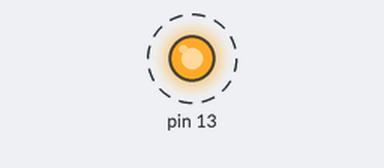
This sketch was run on a simulated Arduino Uno, built with avr-gcc and run on an emulated ATmega328P. On the bench: output pins drawn as LEDs (lit = HIGH). Dashed ring = blinking.

Above: at 11.2 s.
Timing chart, 0 to 14.0 s (numbered marks = the images above):
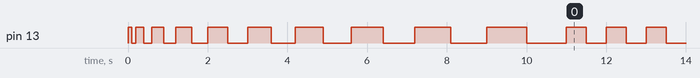

Measured:
- by itself, pin 13: HIGH → LOW at 0.10 s, → HIGH 0.10 s later, → LOW 0.20 s later, → HIGH 0.20 s later, … (257 changes in this stretch)

The sketch:

UnoBlinkLed.ino
```cpp
void setup() {
  // put your setup code here, to run once:
  pinMode(13, OUTPUT);

  for(int Repeat = 0; Repeat<10; ++Repeat)
  {
    digitalWrite(13, HIGH);
    delay(100*(1+Repeat));
    digitalWrite(13, LOW);
    delay(100*(1+Repeat));
  }
}

void loop() {
  // put your main code here, to run repeatedly:
  digitalWrite(13, HIGH);
  delay(500);
  digitalWrite(13, LOW);
  delay(500);
}
```
